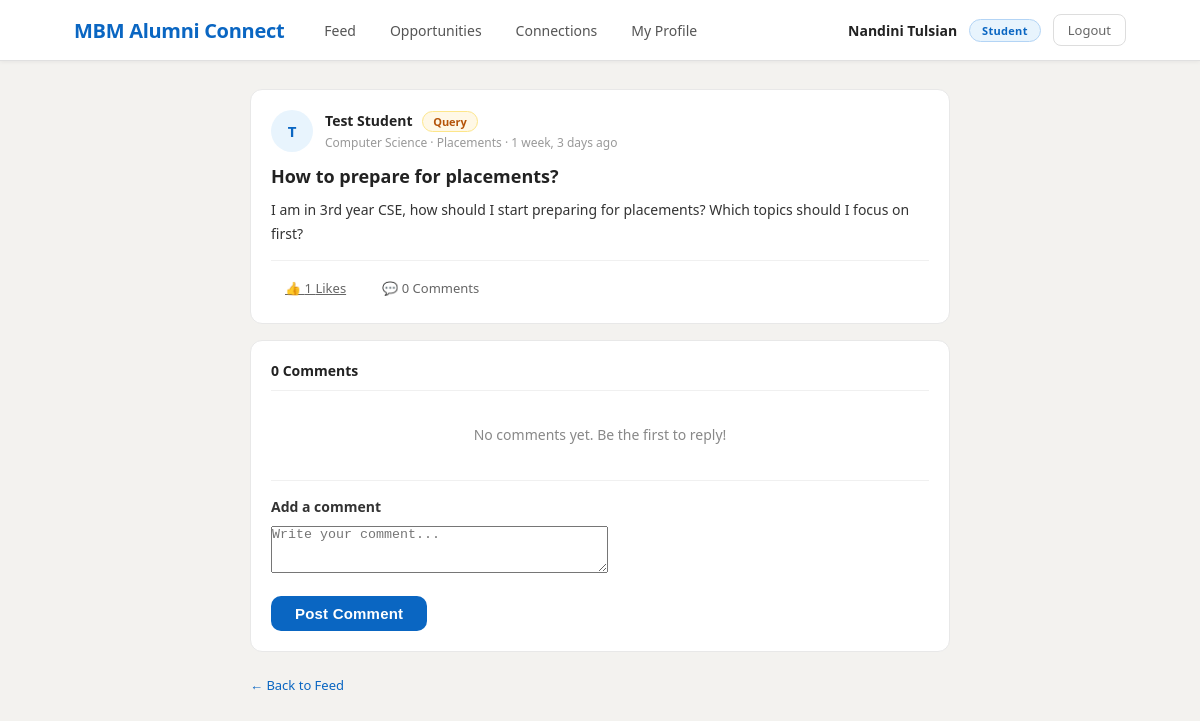
The page /1/ (signed in) on the database its author committed.
### accounts/models.py (models this page shows, shortened)
class User(AbstractBaseUser, PermissionsMixin):
    ROLE_CHOICES = (
        ('student', 'Student'),
        ('alumni', 'Alumni'),
    )
    full_name    = models.CharField(max_length=100)
    email        = models.EmailField(unique=True)
    phone        = models.CharField(max_length=15, blank=True)
    role         = models.CharField(max_length=10, choices=ROLE_CHOICES)
    branch       = models.CharField(max_length=100, blank=True)
    profile_pic  = models.ImageField(upload_to='profile_pics/', blank=True, null=True)
    bio          = models.TextField(blank=True)
    is_verified  = models.BooleanField(default=False)
    is_active    = models.BooleanField(default=True)
    is_staff     = models.BooleanField(default=False)
    created_at     = models.DateTimeField(auto_now_add=True)
    otp            = models.CharField(max_length=6, blank=True, null=True)
    otp_created_at = models.DateTimeField(blank=True, null=True)
    objects = UserManager()
    USERNAME_FIELD = 'email'
    REQUIRED_FIELDS = ['full_name', 'role']

### posts/models.py (models this page shows, shortened)
class Post(models.Model):
    POST_TYPE_CHOICES = (
        ('general', 'General'),
        ('query', 'Query'),
        ('resource', 'Resource'),
    )
    CATEGORY_CHOICES = (
        ('general', 'General'),
        ('placements', 'Placements'),
        ('projects', 'Projects'),
        ('internship', 'Internship'),
        ('technical', 'Technical'),
    )
    VISIBILITY_CHOICES = (
        ('open', 'Open to All'),
        ('branch', 'Branch Specific'),
    )
    author      = models.ForeignKey(User, on_delete=models.CASCADE, related_name='posts')
    post_type   = models.CharField(max_length=10, choices=POST_TYPE_CHOICES, default='general')
    title       = models.CharField(max_length=200, blank=True)
    content     = models.TextField()
    category    = models.CharField(max_length=20, choices=CATEGORY_CHOICES, default='general')
    visibility  = models.CharField(max_length=10, choices=VISIBILITY_CHOICES, default='open')
    target_branch = models.CharField(max_length=100, blank=True)
    created_at  = models.DateTimeField(auto_now_add=True)
    updated_at  = models.DateTimeField(auto_now=True)
    class Meta:
        ordering = ['-created_at']
    def total_likes(self):
        return self.likes.count()
    def total_comments(self):
        return self.comments.count()

### posts/views.py (the view)
# urls.py: path('<int:post_id>/', views.post_detail, name='post_detail'),
@login_required
def post_detail(request, post_id):
    post     = get_object_or_404(Post, id=post_id)
    comments = post.comments.all().select_related('author')
    is_liked = post.likes.filter(user=request.user).exists()
    if request.method == 'POST':
        form = CommentForm(request.POST)
        if form.is_valid():
            comment        = form.save(commit=False)
            comment.post   = post
            comment.author = request.user
            comment.save()
            messages.success(request, 'Comment added!')
            return redirect('post_detail', post_id=post_id)
    else:
        form = CommentForm()
    return render(request, 'posts/post_detail.html', {
        'post'    : post,
        'comments': comments,
        'form'    : form,
        'is_liked': is_liked,
    })

### posts/forms.py
class CommentForm(forms.ModelForm):
    class Meta:
        model = Comment
        fields = ['content']
        widgets = {
            'content': forms.Textarea(
                attrs={
                    'placeholder': 'Write your comment...',
                    'rows': 3,
                }
            ),
        }

### templates/posts/post_detail.html (shortened to what this page needs)
{% extends 'base.html' %}
{% block content %}
<div style="max-width:700px;margin:0 auto;">
    <div class="post-card">
        <div class="post-author">
            <div class="post-avatar">{{ post.author.full_name|first }}</div>
            <div class="post-author-info">
                <div class="name">
                    {{ post.author.full_name }}
                    {% if post.post_type == 'query' %}
                    <span class="post-badge badge-query">Query</span>
                    {% elif post.post_type == 'resource' %}
                    <span class="post-badge badge-resource">Resource</span>
                    {% endif %}
                </div>
                <div class="meta">
                    {{ post.author.branch }} ·
                    {{ post.category|capfirst }} ·
                    {{ post.created_at|timesince }} ago
                </div>
            </div>
        </div>
        {% if post.title %}
        <div style="font-size:18px;font-weight:700;color:#222;margin-bottom:10px;">
            {{ post.title }}
        </div>
        {% endif %}
        <div class="post-content">{{ post.content }}</div>
        <div class="post-footer">
            <a href="{% url 'like_post' post.id %}" class="post-btn">
                👍 {{ post.total_likes }} Likes
            </a>
            <span class="post-btn">
                💬 {{ post.total_comments }} Comments
            </span>
        </div>
    </div>
    <div class="feed-card">
        <div class="widget-title">
            {{ post.total_comments }} Comments
        </div>
        {% for comment in comments %}
        <div style="margin-bottom:16px;padding-bottom:16px;border-bottom:1px solid #f0f0f0;">
            {% if comment.is_alumni_reply %}
            <div class="alumni-reply">
                <div class="reply-name">
                    {{ comment.author.full_name }}
                    <span class="post-badge badge-alumni">Alumni</span>
                    · {{ comment.created_at|timesince }} ago
                </div>
                <div class="reply-text">{{ comment.content }}</div>
            </div>
            {% else %}
            <div style="display:flex;gap:10px;">
                <div class="post-avatar" style="width:34px;height:34px;font-size:13px;flex-shrink:0;">
                    {{ comment.author.full_name|first }}
                </div>
                <div>
                    <div style="font-size:13px;font-weight:600;color:#222;">
                        {{ comment.author.full_name }}
                        <span style="font-size:11px;color:#999;font-weight:400;margin-left:6px;">
                            {{ comment.created_at|timesince }} ago
                        </span>
                    </div>
                    <div style="font-size:13px;color:#444;margin-top:4px;line-height:1.6;">
                        {{ comment.content }}
                    </div>
                </div>
            </div>
            {% endif %}
        </div>
        {% empty %}
        <div style="text-align:center;padding:20px;color:#888;font-size:14px;">
            No comments yet. Be the first to reply!
        </div>
        {% endfor %}
        <div style="margin-top:16px;padding-top:16px;border-top:1px solid #f0f0f0;">
            <div style="font-size:14px;font-weight:600;color:#333;margin-bottom:10px;">
                Add a comment
            </div>
            <form method="POST">
                <div class="form-group">
                    {{ form.content }}
                </div>
                <button type="submit" class="btn btn-primary" style="width:auto;padding:9px 24px;">
                    Post Comment
                </button>
            </form>
        </div>
    </div>
    <a href="{% url 'feed' %}"
       style="display:inline-block;margin-top:8px;color:#0a66c2;text-decoration:none;font-size:13px;">
        ← Back to Feed
    </a>
</div>
{% endblock %}

### templates/base.html (shortened to what this page needs)
{% load static %}
<!DOCTYPE html>
<html lang="en">
<head>
    <link rel="stylesheet" href="{% static 'css/style.css' %}">
</head>
<body>
    {% if user.is_authenticated %}
    <nav class="navbar">
        <div class="nav-container">
            <a href="{% url 'feed' %}" class="nav-brand">MBM Alumni Connect</a>
            <div class="nav-links">
             <a href="{% url 'feed' %}" class="nav-link">Feed</a>
             <a href="{% url 'opportunities_list' %}" class="nav-link">Opportunities</a>
             <a href="{% url 'connections_page' %}" class="nav-link">Connections</a>
             <a href="{% url 'profile' %}" class="nav-link">My Profile</a>
        </div>
            <div class="nav-right">
                <span class="nav-user">{{ user.full_name }}</span>
                <span class="nav-role {{ user.role }}">{{ user.role }}</span>
                <a href="{% url 'logout' %}" class="nav-logout">Logout</a>
            </div>
        </div>
    </nav>
    {% endif %}
    <div class="main-container">
        {% block content %}
        {% endblock %}
    </div>
</body>
</html>

### static/css/style.css (style rules this page uses)
* { margin: 0; padding: 0; box-sizing: border-box; }
body { font-family: 'Segoe UI', Tahoma, Geneva, Verdana, sans-serif; background-color: #f3f2ef; color: #333; }
.navbar { background: #fff; border-bottom: 1px solid #e0e0e0; position: sticky; top: 0; z-index: 100; box-shadow: 0 1px 4px rgba(0,0,0,0.06); }
.nav-container { max-width: 1100px; margin: 0 auto; padding: 0 24px; height: 60px; display: flex; align-items: center; gap: 24px; }
.nav-brand { font-size: 20px; font-weight: 700; color: #0a66c2; text-decoration: none; white-space: nowrap; letter-spacing: -0.3px; }
.nav-links { display: flex; gap: 2px; flex: 1; }
.nav-link { padding: 8px 16px; border-radius: 8px; text-decoration: none; font-size: 14px; color: #555; transition: all 0.2s; font-weight: 500; }
.nav-right { display: flex; align-items: center; gap: 12px; }
.nav-user { font-size: 14px; font-weight: 600; color: #222; }
.nav-role { font-size: 11px; padding: 3px 12px; border-radius: 20px; font-weight: 600; text-transform: capitalize; letter-spacing: 0.3px; }
.nav-role.student { background: #e8f4fd; color: #0a66c2; border: 1px solid #b3d4f5; }
.nav-logout { font-size: 13px; color: #666; text-decoration: none; padding: 6px 14px; border-radius: 8px; border: 1px solid #ddd; font-weight: 500; transition: all 0.2s; }
.main-container { max-width: 1100px; margin: 28px auto; padding: 0 24px; }
.form-group { margin-bottom: 18px; }
.btn { width: 100%; padding: 12px; border-radius: 10px; border: none; font-size: 15px; font-weight: 600; cursor: pointer; transition: all 0.2s; letter-spacing: 0.2px; }
.btn-primary { background: #0a66c2; color: #fff; }
.feed-card { background: #fff; border-radius: 12px; border: 1px solid #e8e8e8; padding: 20px; margin-bottom: 16px; }
.post-card { background: #fff; border-radius: 12px; border: 1px solid #e8e8e8; padding: 20px; margin-bottom: 16px; transition: box-shadow 0.2s; }
.post-author { display: flex; align-items: center; gap: 12px; margin-bottom: 12px; }
.post-avatar { width: 42px; height: 42px; border-radius: 50%; background: #e8f4fd; display: flex; align-items: center; justify-content: center; font-size: 15px; font-weight: 700; color: #0a66c2; flex-shrink: 0; }
.post-author-info .name { font-size: 14px; font-weight: 600; color: #222; }
.post-author-info .meta { font-size: 12px; color: #999; margin-top: 2px; }
.post-badge { display: inline-block; padding: 2px 10px; border-radius: 12px; font-size: 11px; font-weight: 600; margin-left: 6px; }
.badge-query { background: #fff8e6; color: #b45309; border: 1px solid #fde68a; }
.post-content { font-size: 14px; color: #333; line-height: 1.7; margin-bottom: 14px; }
.post-footer { display: flex; gap: 8px; padding-top: 12px; border-top: 1px solid #f0f0f0; }
.post-btn { padding: 6px 14px; border-radius: 8px; font-size: 13px; font-weight: 500; color: #666; border: none; background: none; cursor: pointer; transition: all 0.2s; display: flex; align-items: center; gap: 5px; }
.widget-title { font-size: 14px; font-weight: 700; color: #222; margin-bottom: 14px; padding-bottom: 10px; border-bottom: 1px solid #f0f0f0; }

### rows shown on the page
User: full_name "Nandini Tulsian", role "Student"
Post: author.full_name|first "T", author.full_name "Test Student", author.branch "Computer Science", category "Placements", created_at "1 week, 3 days", title "How to prepare for placements?", content "I am in 3rd year CSE, how should I start preparing for placements? Which topics should I focus on first?", total_likes "1", total_comments "0"
